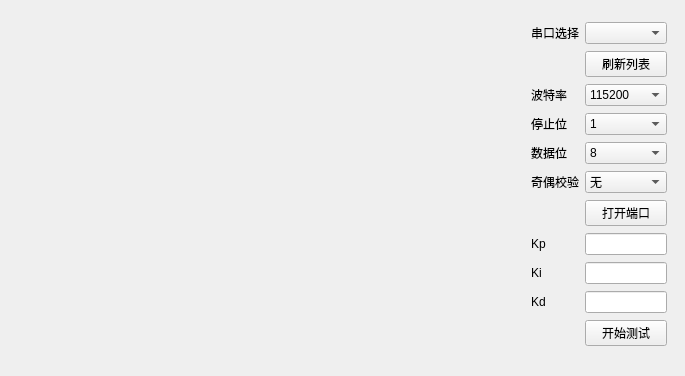
<?xml version="1.0" encoding="UTF-8"?>
<ui version="4.0">
 <class>MainWindow</class>
 <widget class="QMainWindow" name="MainWindow">
  <property name="geometry">
   <rect>
    <x>0</x>
    <y>0</y>
    <width>685</width>
    <height>376</height>
   </rect>
  </property>
  <property name="minimumSize">
   <size>
    <width>685</width>
    <height>376</height>
   </size>
  </property>
  <property name="maximumSize">
   <size>
    <width>685</width>
    <height>376</height>
   </size>
  </property>
  <property name="windowTitle">
   <string>PIDTester</string>
  </property>
  <property name="windowIcon">
   <iconset resource="icon.qrc">
    <normaloff>:/icon/control.ico</normaloff>:/icon/control.ico</iconset>
  </property>
  <widget class="QWidget" name="centralWidget">
   <widget class="QWidget" name="layoutWidget_2">
    <property name="geometry">
     <rect>
      <x>520</x>
      <y>10</y>
      <width>158</width>
      <height>359</height>
     </rect>
    </property>
    <layout class="QGridLayout" name="gridLayout_2">
     <item row="7" column="1">
      <widget class="QLineEdit" name="KpLineEdit"/>
     </item>
     <item row="8" column="0">
      <widget class="QLabel" name="label_15">
       <property name="text">
        <string>Ki</string>
       </property>
      </widget>
     </item>
     <item row="9" column="0">
      <widget class="QLabel" name="label_16">
       <property name="text">
        <string>Kd</string>
       </property>
      </widget>
     </item>
     <item row="8" column="1">
      <widget class="QLineEdit" name="KiLineEdit"/>
     </item>
     <item row="3" column="1">
      <widget class="QComboBox" name="StopBitsComboBox">
       <property name="currentIndex">
        <number>0</number>
       </property>
       <item>
        <property name="text">
         <string>1</string>
        </property>
       </item>
       <item>
        <property name="text">
         <string>1.5</string>
        </property>
       </item>
       <item>
        <property name="text">
         <string>2</string>
        </property>
       </item>
      </widget>
     </item>
     <item row="10" column="1">
      <widget class="QPushButton" name="SendButton">
       <property name="text">
        <string>开始测试</string>
       </property>
      </widget>
     </item>
     <item row="7" column="0">
      <widget class="QLabel" name="label_14">
       <property name="text">
        <string>Kp</string>
       </property>
      </widget>
     </item>
     <item row="1" column="1">
      <widget class="QPushButton" name="RefreshButton">
       <property name="text">
        <string>刷新列表</string>
       </property>
      </widget>
     </item>
     <item row="4" column="1">
      <widget class="QComboBox" name="WordLengthComboBox">
       <property name="currentIndex">
        <number>3</number>
       </property>
       <item>
        <property name="text">
         <string>5</string>
        </property>
       </item>
       <item>
        <property name="text">
         <string>6</string>
        </property>
       </item>
       <item>
        <property name="text">
         <string>7</string>
        </property>
       </item>
       <item>
        <property name="text">
         <string>8</string>
        </property>
       </item>
      </widget>
     </item>
     <item row="0" column="1">
      <widget class="QComboBox" name="SerialNameComboBox"/>
     </item>
     <item row="2" column="1">
      <widget class="QComboBox" name="BaudRatComboBox">
       <property name="currentIndex">
        <number>7</number>
       </property>
       <item>
        <property name="text">
         <string>1200</string>
        </property>
       </item>
       <item>
        <property name="text">
         <string>2400</string>
        </property>
       </item>
       <item>
        <property name="text">
         <string>4800</string>
        </property>
       </item>
       <item>
        <property name="text">
         <string>9600</string>
        </property>
       </item>
       <item>
        <property name="text">
         <string>19200</string>
        </property>
       </item>
       <item>
        <property name="text">
         <string>38400</string>
        </property>
       </item>
       <item>
        <property name="text">
         <string>57600</string>
        </property>
       </item>
       <item>
        <property name="text">
         <string>115200</string>
        </property>
       </item>
      </widget>
     </item>
     <item row="4" column="0">
      <widget class="QLabel" name="label_12">
       <property name="text">
        <string>数据位</string>
       </property>
      </widget>
     </item>
     <item row="3" column="0">
      <widget class="QLabel" name="label_11">
       <property name="text">
        <string>停止位</string>
       </property>
      </widget>
     </item>
     <item row="9" column="1">
      <widget class="QLineEdit" name="KdLineEdit"/>
     </item>
     <item row="5" column="0">
      <widget class="QLabel" name="label_13">
       <property name="text">
        <string>奇偶校验</string>
       </property>
      </widget>
     </item>
     <item row="0" column="0">
      <widget class="QLabel" name="label_9">
       <property name="text">
        <string>串口选择</string>
       </property>
      </widget>
     </item>
     <item row="5" column="1">
      <widget class="QComboBox" name="ParityComboBox">
       <property name="currentIndex">
        <number>0</number>
       </property>
       <item>
        <property name="text">
         <string>无</string>
        </property>
       </item>
       <item>
        <property name="text">
         <string>奇校验</string>
        </property>
       </item>
       <item>
        <property name="text">
         <string>偶校验</string>
        </property>
       </item>
      </widget>
     </item>
     <item row="6" column="1">
      <widget class="QPushButton" name="OpenButton">
       <property name="text">
        <string>打开端口</string>
       </property>
      </widget>
     </item>
     <item row="2" column="0">
      <widget class="QLabel" name="label_10">
       <property name="text">
        <string>波特率</string>
       </property>
      </widget>
     </item>
    </layout>
   </widget>
   <widget class="MyWidget" name="Graph" native="true">
    <property name="geometry">
     <rect>
      <x>10</x>
      <y>10</y>
      <width>500</width>
      <height>360</height>
     </rect>
    </property>
    <property name="minimumSize">
     <size>
      <width>500</width>
      <height>360</height>
     </size>
    </property>
    <property name="maximumSize">
     <size>
      <width>500</width>
      <height>360</height>
     </size>
    </property>
   </widget>
  </widget>
 </widget>
 <layoutdefault spacing="6" margin="11"/>
 <customwidgets>
  <customwidget>
   <class>MyWidget</class>
   <extends>QWidget</extends>
   <header location="global">mywidget.h</header>
   <container>1</container>
  </customwidget>
 </customwidgets>
 <resources>
  <include location="icon.qrc"/>
 </resources>
 <connections/>
</ui>
